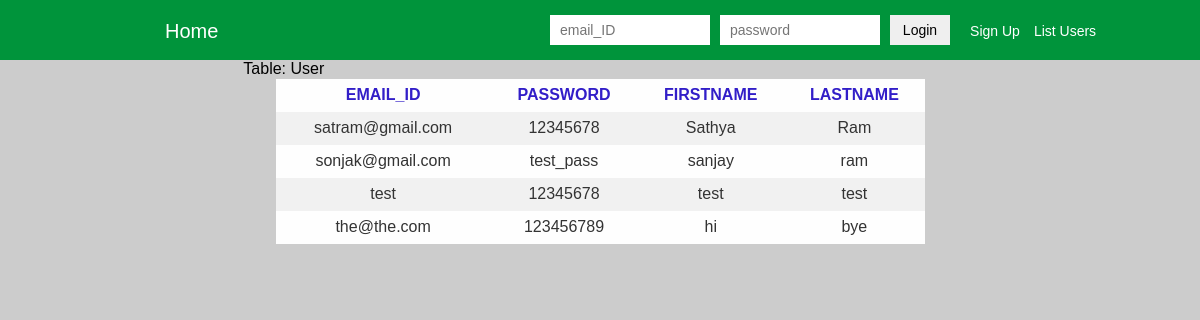
Page /listusers.php on the committed database.
### tables this page shows
CREATE TABLE `user` (
  `firstname` varchar(32) NOT NULL,
  `lastname` varchar(32) NOT NULL,
  `email_ID` varchar(32) NOT NULL,
  `password` varchar(32) NOT NULL
);

### listusers.php (the view, shortened to what this page needs)
<?php
  include_once 'header.php';
	$conn = mysqli_connect(DB_HOST, DB_USER, DB_PASSWORD, DB_NAME);
	$query = "SELECT email_ID, password, firstname, lastname FROM User ";
	$result = mysqli_query($conn, $query);
	$fields_num = mysqli_num_fields($result);
	echo "<h1S>Table: User </h1>";
	echo "<table border='1'><tr>";
	for($i=0; $i<$fields_num; $i++) {
		$field = mysqli_fetch_field($result);
		echo "<td><b>$field->name</b></td>";
	}
	echo "</tr>\n";
	while($row = mysqli_fetch_row($result)) {
		echo "<tr>";
		foreach($row as $cell)
			echo "<td>$cell</td>";
		echo "</tr>\n";
	}
  include_once 'footer.php';
?>

### header.php (shortened to what this page needs)
<!DOCTYPE html>
<html>
<head>
  <link rel="stylesheet" type="text/css" href="style.css">
</head>
<body>
<header>
  <nav>
    <div class="main-wrapper">
      <ul>
        <li><a href="index.php">Home</a></li>
      </ul>
      <div class="nav-login">
        <?php
          if(isset($_SESSION['email_ID'])){
            echo '<form action="includes/logout-inc.php" method="POST">
                  <button type="submit" name="submit">Logout</button>
                  </form>';
          }
          else{
            echo '<form action="includes/login-inc.php" method="POST">
                  <input type="text" name="email_ID" placeholder="email_ID">
                  <input type="password" name="password" placeholder="password">
                  <button type="submit" name="submit">Login</button>
                  </form>
                  <a href="signup.php">Sign Up</a>
                  <a href="listusers.php">List Users</a>';
          }
        ?>
      </div>
    </div>
  </nav>
</header>

### footer.php
</body>
</html>

### style.css (style rules this page uses)
.main-wrapper { margin: 0 auto; width: 1000px; padding: 0; }
body { margin: 0px; background-color: #ccc; background-size: cover; -moz-background-size: cover; -o-background-size: cover; -webkit-background-size: cover }
html body { font-family: 'Quicksand', sans-serif; }
a { text-decoration: none; }
header nav { width:100%; height:60px; background-color: rgb(0, 148, 59); }
header nav ul { float: left; }
header nav ul li { float: left; list-style: none; }
header nav ul li a { font-family: sans-serif; font-size: 20px; color: white; line-height: 30px; padding: 25px; }
header .nav-login { float: right; }
header .nav-login form { float: left; padding-top: 15px; }
header .nav-login form input { float: left; width: 140px; height: 30px; padding: 0px 10px; margin-right: 10px; border: none; background-color: white; font-family: sans-serif; font-size: 14px; color: black; line-height: 30px; }
header .nav-login form button { float: left; width: 60px; height: 30px; margin-right: 10px; border: none; background-color: #white; font-family: sans-serif; font-size: 14px; color: black; cursor: pointer }
header .nav-login a { float: left; display: block; width: 70px; height: 60px; border: none; background-color: rgb(0, 148, 59); color: white; font-family: sans-serif; font-size: 14px; line-height: 63px; cursor: pointer; }
.main-wrapper { text-align: center; }
table { color: #333; width: 650px; border-collapse: collapse; border-spacing: 0; margin: 0 auto; }
td, th { border: 1px solid transparent; height: 30px; transition: all 0.3s; }
td { background: #FAFAFA; text-align: center; }
tr:first-child td { text-transform: uppercase; color: rgb(50, 30, 200); }
tr:nth-child(even) td { background: #F1F1F1; }
tr:nth-child(odd) td { background: #FEFEFE; }
form { color: white; }

### rows in the picture
user: email_ID "satram@gmail.com", password "12345678", firstname "Sathya", lastname "Ram"
user: email_ID "sonjak@gmail.com", password "test_pass", firstname "sanjay", lastname "ram"
user: cell "test", password "12345678"
user: email_ID "the@the.com", password "123456789", firstname "hi", lastname "bye"

### other values in the picture
$field->name "EMAIL_ID"
$field->name "PASSWORD"
$field->name "FIRSTNAME"
$field->name "LASTNAME"
